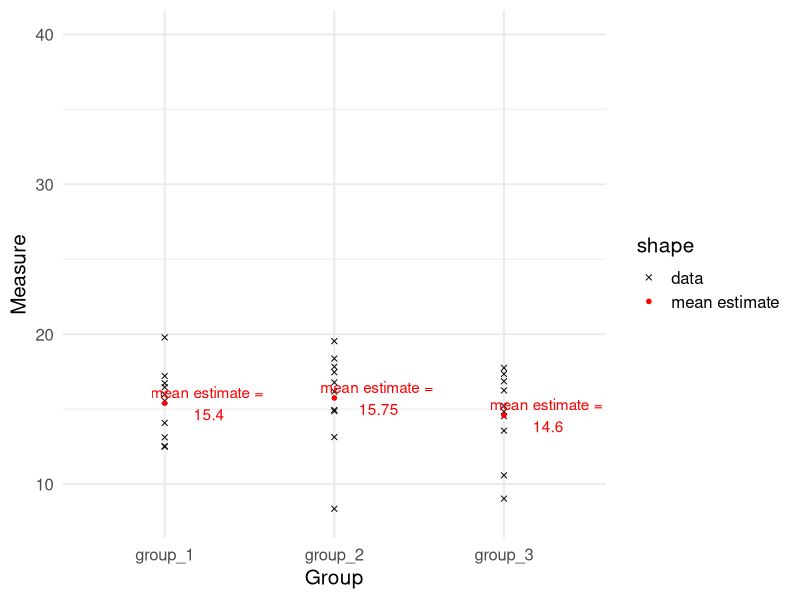
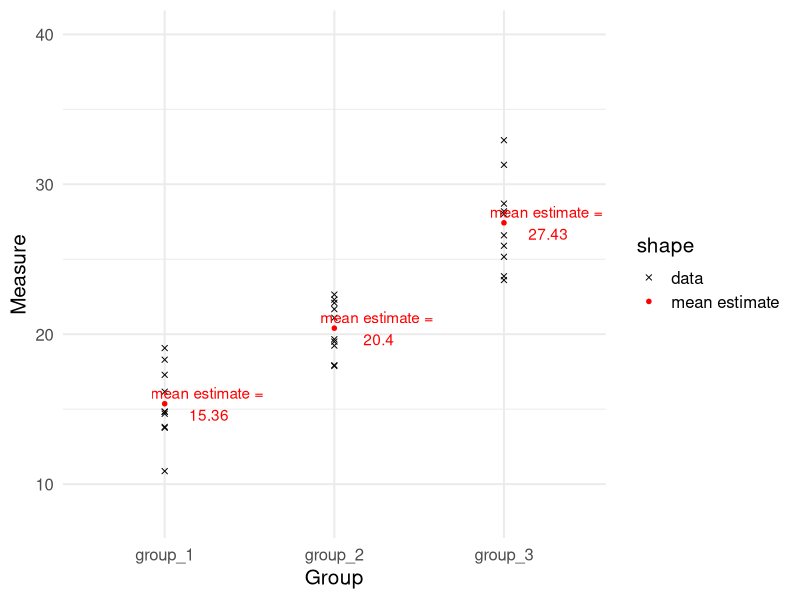
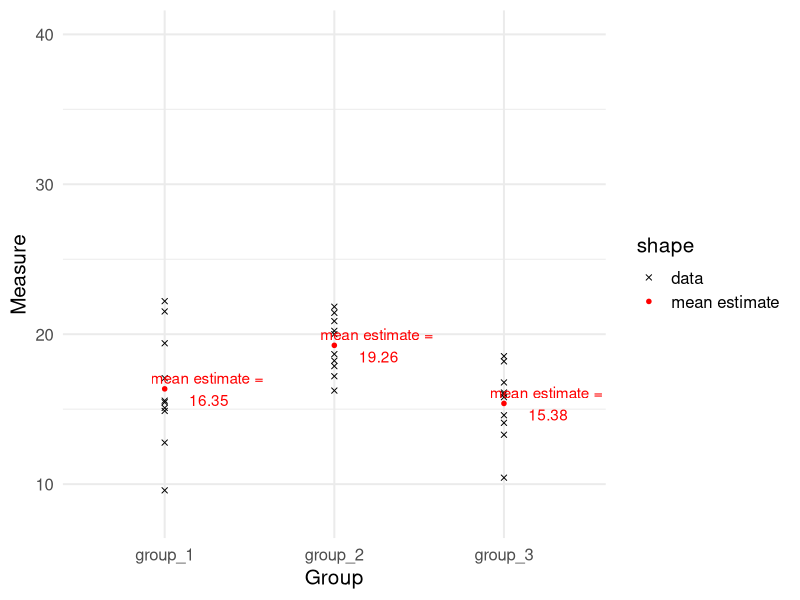
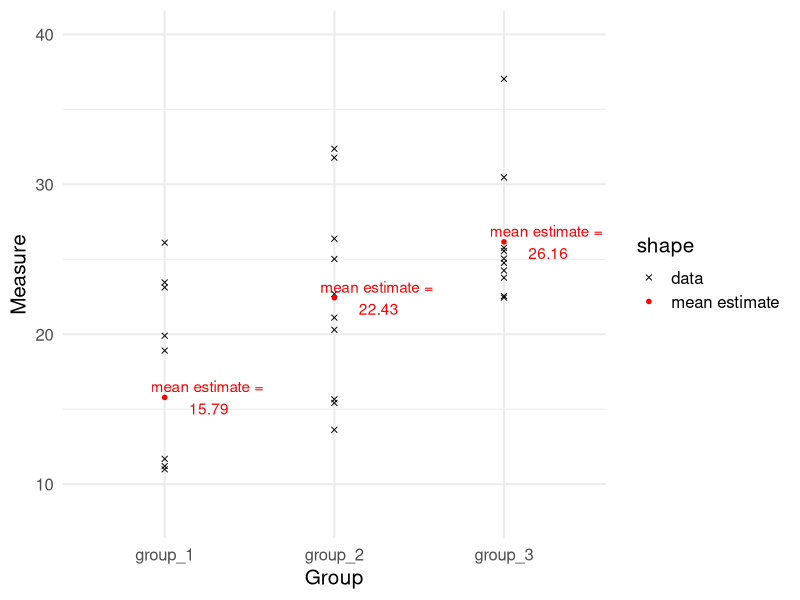
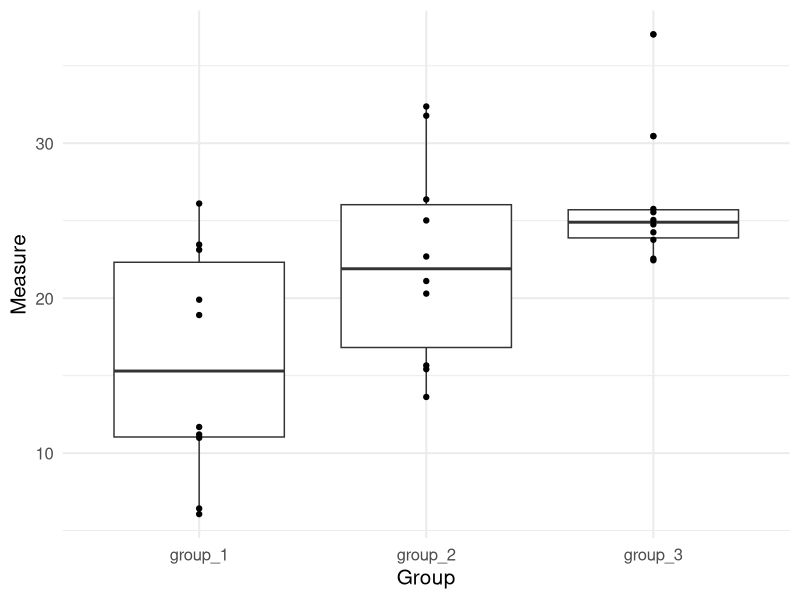
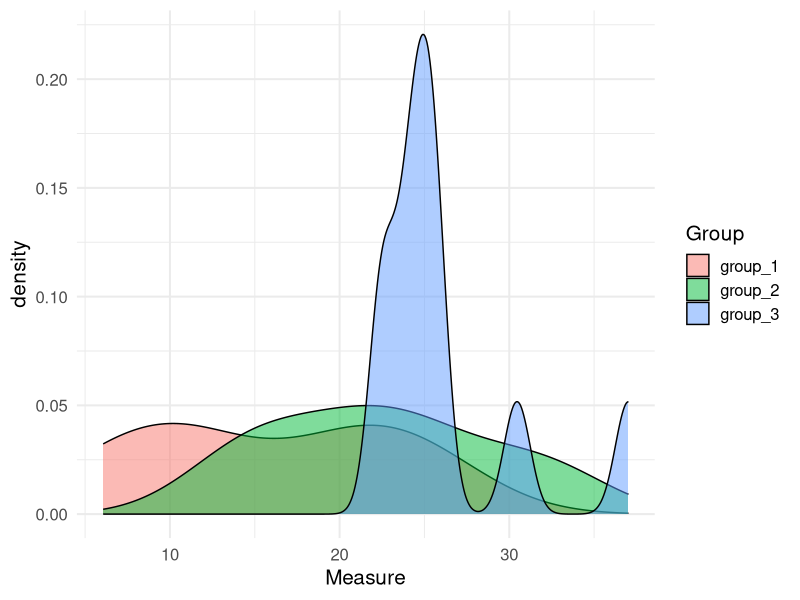
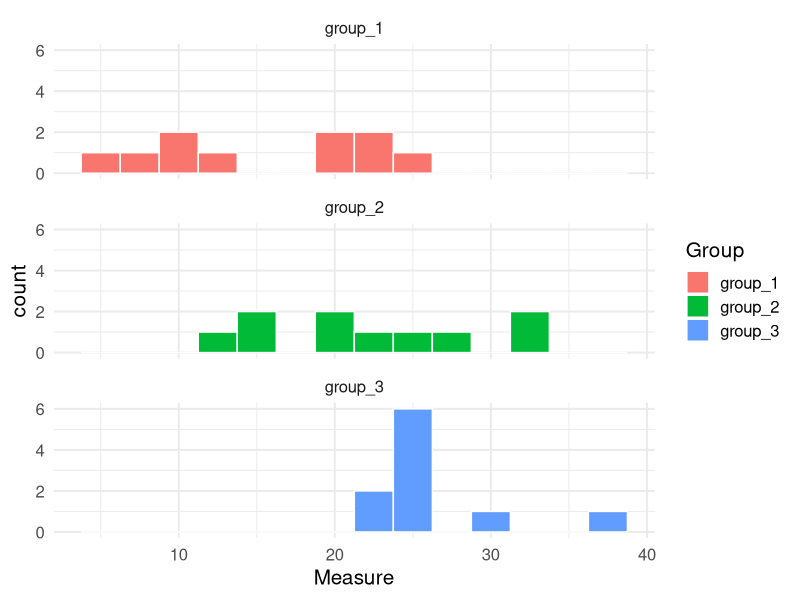

The R script that drew these images, in order: (Note: this script raises an error after producing the figures.)
## ---- chunk 1
library(knitr) # for include_graphics() 
library(dplyr)
library(forcats)
## ---- chunk 2
library(ggplot2)
library(tidyr)
library(dplyr)
set.seed(1)

group_1 <- rnorm(n = 10, mean = 15, sd = 3)
group_2 <- rnorm(n = 10, mean = 15, sd = 3)
group_3 <- rnorm(n = 10, mean = 15, sd = 3)

no_diff <- data.frame(group_1, group_2, group_3)

no_diff_narrow <- no_diff %>% gather(key = "Group", value = "Measure", group_1:group_3)

means <- no_diff_narrow %>% group_by(Group) %>% summarise(Measure = mean(Measure))

ggplot(no_diff_narrow, aes(x = Group, y = Measure)) + geom_point(aes(pch = "data")) + 
  geom_point(data = means, col = "red", size = 2, aes(pch = "mean estimate")) + theme_minimal(base_size = 15) + 
  scale_shape_manual(values = c(4, 20)) +
  geom_text(data = means, col = "red", aes(label = paste("mean estimate =\n", round(Measure, 2))), nudge_x = 0.25) +
  scale_y_continuous(limits = c(8, 40))
## ---- chunk 3
group_1 <- rnorm(n = 10, mean = 15, sd = 3)
group_2 <- rnorm(n = 10, mean = 20, sd = 3)
group_3 <- rnorm(n = 10, mean = 27, sd = 3)

diff <- data.frame(group_1, group_2, group_3)

diff_narrow <- diff %>% gather(key = "Group", value = "Measure", group_1:group_3)

means_2 <- diff_narrow %>% group_by(Group) %>% summarise(Measure = mean(Measure))

ggplot(diff_narrow, aes(x = Group, y = Measure)) + geom_point(aes(pch = "data")) + 
  geom_point(data = means_2, col = "red", size = 2, aes(pch = "mean estimate")) + theme_minimal(base_size = 15) + 
  scale_shape_manual(values = c(4, 20)) +
  geom_text(data = means_2, col = "red", aes(label = paste("mean estimate =\n", round(Measure, 2))), nudge_x = 0.25) +
  scale_y_continuous(limits = c(8, 40))
## ---- chunk 4
group_1 <- rnorm(n = 10, mean = 15, sd = 3)
group_2 <- rnorm(n = 10, mean = 20, sd = 3)
group_3 <- rnorm(n = 10, mean = 15, sd = 3)

diff_2 <- data.frame(group_1, group_2, group_3)

diff_2_narrow <- diff_2 %>% gather(key = "Group", value = "Measure", group_1:group_3)

means_3 <- diff_2_narrow %>% group_by(Group) %>% summarise(Measure = mean(Measure))

ggplot(diff_2_narrow, aes(x = Group, y = Measure)) + geom_point(aes(pch = "data")) + 
  geom_point(data = means_3, col = "red", size = 2, aes(pch = "mean estimate")) + theme_minimal(base_size = 15) + 
  scale_shape_manual(values = c(4, 20)) +
  geom_text(data = means_3, col = "red", aes(label = paste("mean estimate =\n", round(Measure, 2))), nudge_x = 0.25) +
  scale_y_continuous(limits = c(8, 40))
## ---- chunk 5
group_1 <- rnorm(n = 10, mean = 15, sd = 7)
group_2 <- rnorm(n = 10, mean = 20, sd = 7)
group_3 <- rnorm(n = 10, mean = 27, sd = 7)

diff_3 <- data.frame(group_1, group_2, group_3)

diff_3_narrow <- diff_3 %>% gather(key = "Group", value = "Measure", group_1:group_3)

means_4 <- diff_3_narrow %>% group_by(Group) %>% summarise(Measure = mean(Measure))

ggplot(diff_3_narrow, aes(x = Group, y = Measure)) + geom_point(aes(pch = "data")) + 
  geom_point(data = means_4, col = "red", size = 2, aes(pch = "mean estimate")) + theme_minimal(base_size = 15) + 
  scale_shape_manual(values = c(4, 20)) +
  geom_text(data = means_4, col = "red", aes(label = paste("mean estimate =\n", round(Measure, 2))), nudge_x = 0.25) +
  scale_y_continuous(limits = c(8, 40))
## ---- chunk 6
ggplot(diff_3_narrow, aes(x = Group, y = Measure)) + 
  geom_boxplot() +
    geom_point() +
  theme_minimal(base_size = 15)
## ---- chunk 7
ggplot(diff_3_narrow, aes(x = Measure)) + 
  geom_density(aes(fill = Group), alpha = 0.5) +
  theme_minimal(base_size = 15)
## ---- chunk 8
ggplot(diff_3_narrow, aes(x = Measure)) + 
  geom_histogram(aes(fill = Group), col = "white", binwidth = 2.5) +
  theme_minimal(base_size = 15) + facet_wrap(~ Group, nrow = 3)
## ---- chunk 9
knitr::include_graphics("oneofthesethings.png")
## ---- chunk 10
knitr::include_graphics("largesd.png")
